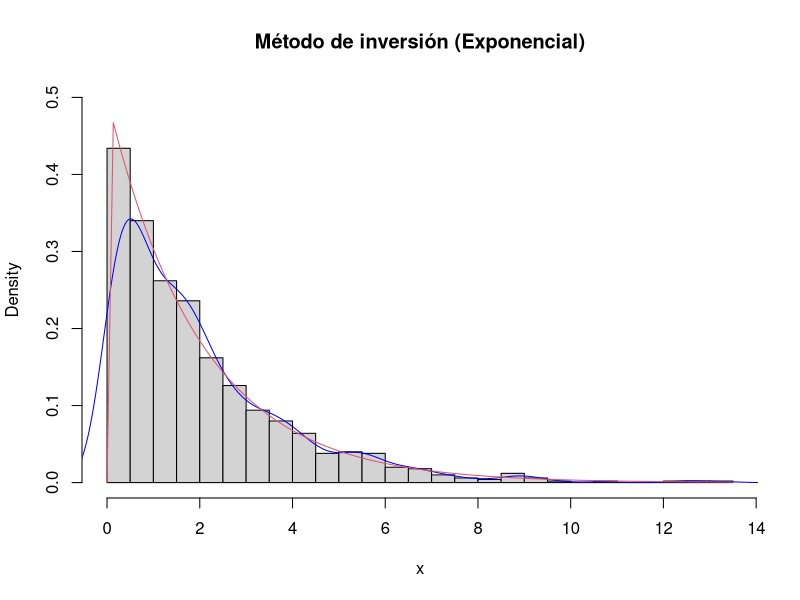
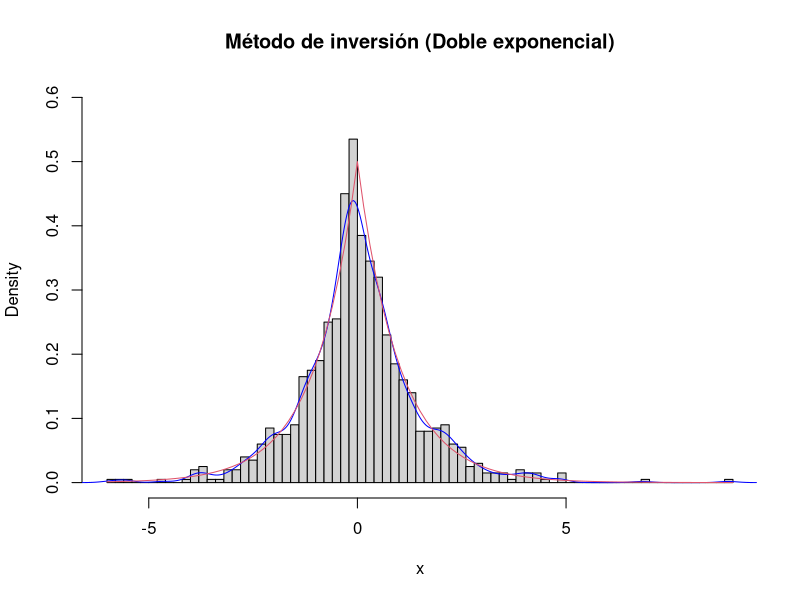
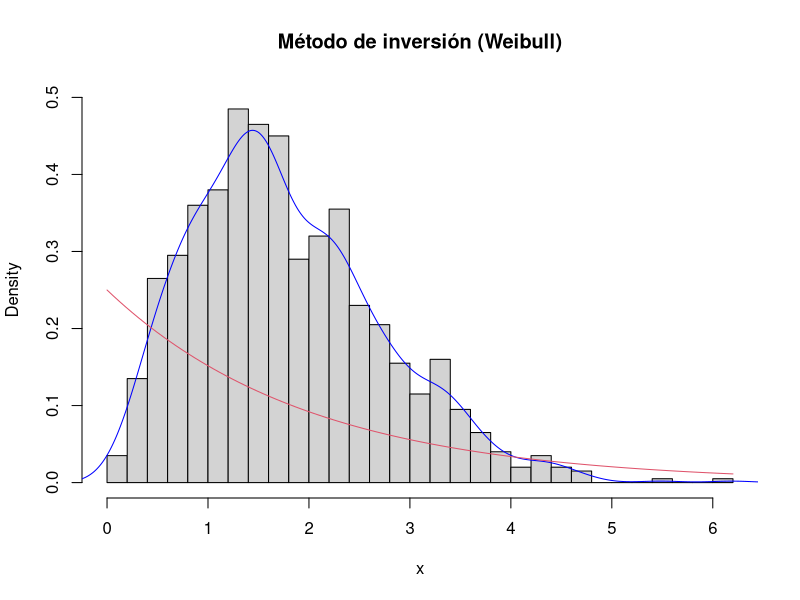
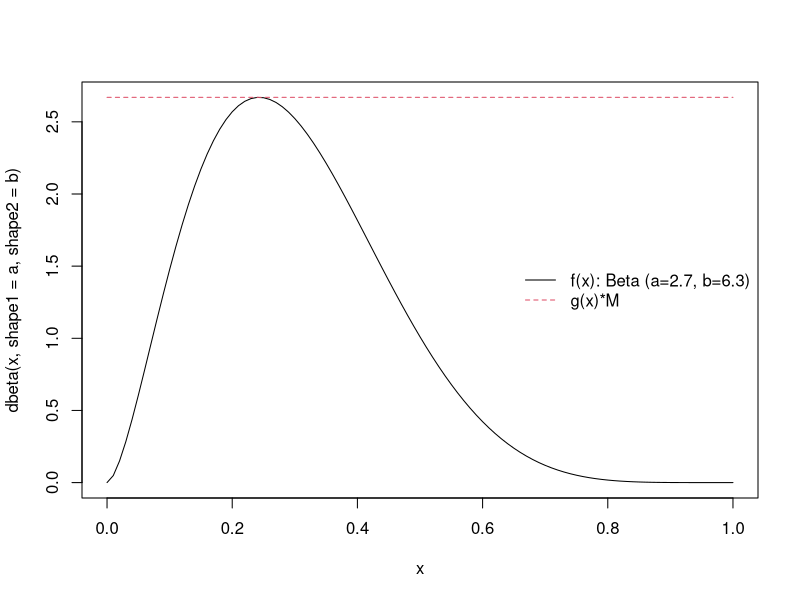
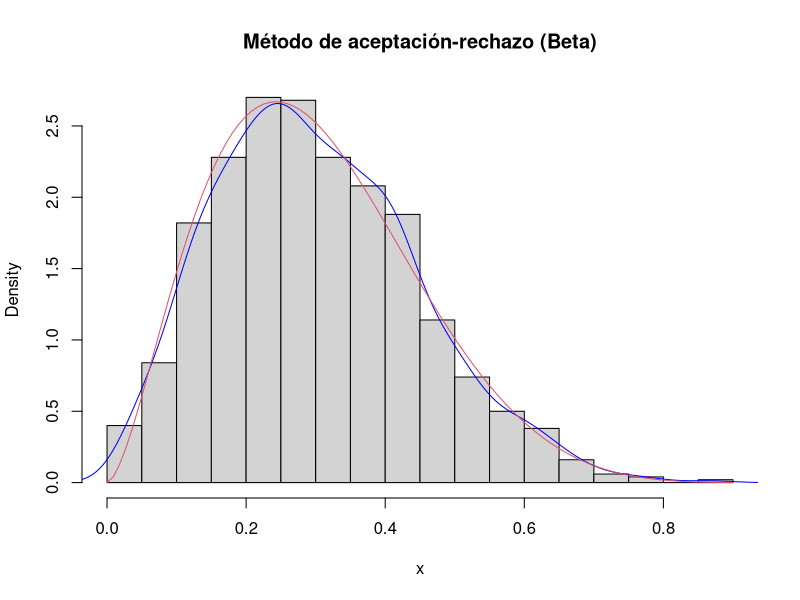
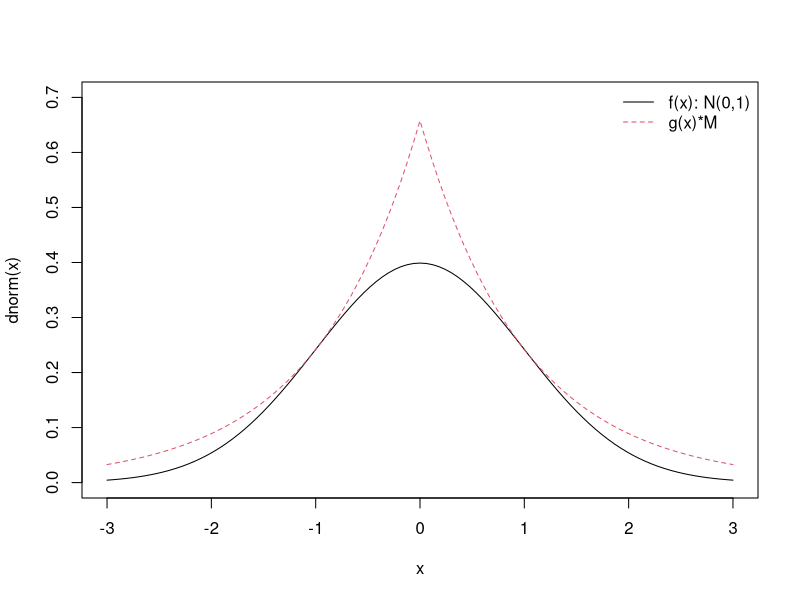
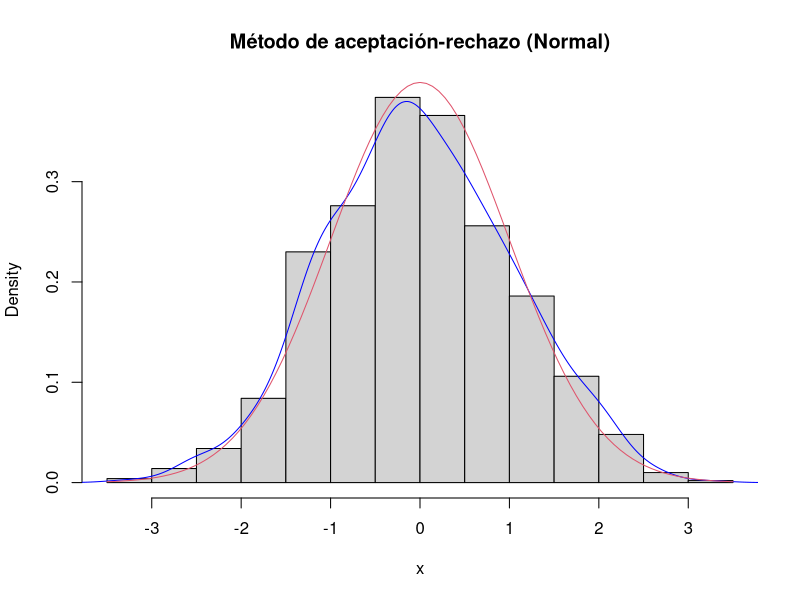
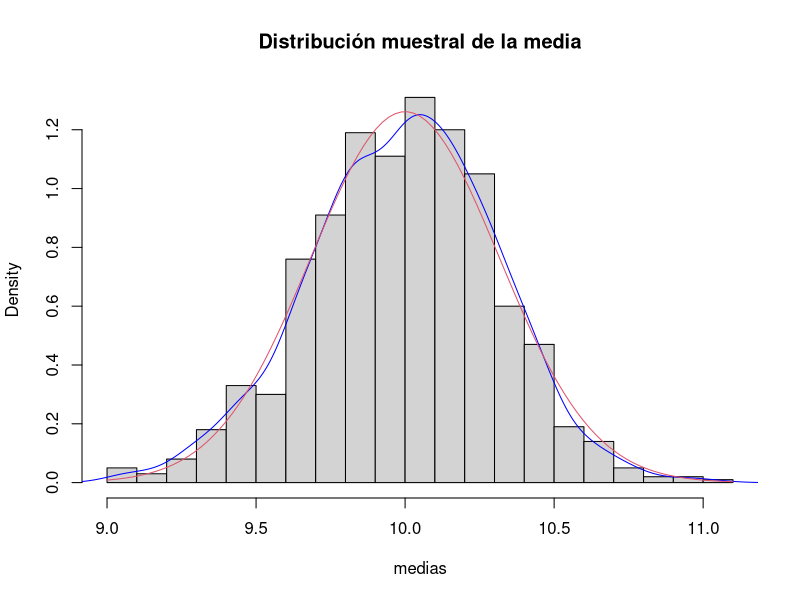

Reproduce these figures in R, in order.
# Simulación de Variables Aleatorias

# 5.5.1 Método de inversión
#

# --------------------------------------------------------------------------------
# Eg

# F(x) = 1-exp(-\lambda x), x>= 0
# u = F^-1 (x) ==> x = F^-1(u) = - frac{log(1-5)}{\lambda}

n <- 1000
set.seed(1)
u <- runif(n)
lambda <- 0.5
x <- -log(u) / lambda
x[1:10]

# Comprobamos que es una exponencial con lambda 0.5
hist(x,
    freq = FALSE, breaks = "FD", main = "Método de inversión (Exponencial)",
    ylim = c(0, 0.5)
)
lines(density(x), col = "blue")
curve(dexp(x, rate = lambda), add = TRUE, col = 2)

# Comprobamos con Kolmogorov - Smirnov:
ks.test(x, pexp, rate = lambda)

# --------------------------------------------------------------------------------
# Eg
# Generamos desde una doble exp/de Cauchy
# f(x) = \l/2exp(-\|x|) ==>
# F(x) = \{
# x<0 -> exp(\l/x)/2
# x>0 -> 1-exp(\l/x)/2
# }
ddexp <- function(x, lambda) lambda * exp(-lambda * abs(x)) / 2
rddexp <- function(n, lambda) {
    u <- runif(n)
    x <- ifelse(u < 0.5,
        log(2 * u) / lambda,
        -log(2 * (1 - u)) / lambda # este ifelse es la F^-1(u)
    )
    return(x)
}

n <- 1000
set.seed(1)
lambda <- 1
x <- rddexp(n, lambda)
x[1:10]

hist(x,
    freq = FALSE, breaks = "FD", ylim = c(0, 0.6),
    main = "Método de inversión (Doble exponencial)"
)
lines(density(x), col = "blue")
curve(ddexp(x, lambda), add = TRUE, col = 2)

# la función de distribución de la doble exponencial
pddexp <- function(x, lambda) {
    x <- ifelse(x < 0,
        exp(lambda * x) / 2,
        1 - exp(-lambda * x) / 2
    )
    return(x)
}
# pasamos la función como argumento a ks.test()
ks.test(x, pddexp, lambda = lambda)

# --------------------------------------------------------------------------------
# EG Weibull
# F(x) = 1-exp(l(\l/x)^\alpha)

f <- function(x, lambda, alpha) {
    alpha * lambda^alpha * x^(alpha - 1) * exp(-(lambda * x)^alpha)
}

rweib <- function(n, lambda, alpha) {
    u <- runif(n)
    x <- (-log(1 - u))^(1 / alpha) / lambda
    return(x)
}

n <- 1000
set.seed(1)
lambda <- 0.5
alpha <- 2
x <- rweib(n, lambda, alpha)
x[1:10]

hist(x,
    freq = FALSE, breaks = "FD", ylim = c(0, 0.5),
    main = "Método de inversión (Weibull)"
)
lines(density(x), col = "blue")
curve(ddexp(x, lambda), add = TRUE, col = 2)

ks.test(x, pweibull, shape = alpha, scale = 1 / lambda)

# Problema: y si la inversa es difícil de calcular? Numéricamente? Alternativa:

# Método de aceptación-rechazo

# 2 pasos:
#   Generamos un valor candidato para la variable aleatoria.
#   Aceptamos el valor generado sólo si verica una condición particular.
# Alg:
#   Generas U
#   Generas candidato Y desde g(y)
#   Comprobación:
#       U < 1/M * f(Y)/g(Y) ==> X = Y se acepta como valor simulado de f
#       Si no, se rechaza el valor

# EG Beta desde Uniforme
a <- 2.7
b <- 6.3
# auxiliar? la uniforme basta. g(y) = unif
# Necesitamos calcular la M

res <- optimize(
    f = function(x) dbeta(x, shape1 = a, shape2 = b),
    maximum = TRUE, interval = c(0, 1)
)
res
M <- res$objective

a <- 2.7
b <- 6.3
curve(dbeta(x, shape1 = a, shape2 = b), 0, 1)
curve(M * dunif(x), 0, 1, add = TRUE, col = 2, lty = 2)
legend("right",
    legend = c(
        "f(x): Beta (a=2.7, b=6.3)",
        "g(x)*M"
    ),
    col = c(1, 2), lty = c(1, 2), bty = "n"
)

n <- 1000
x <- double(n)
f <- function(x) dbeta(x, shape1 = a, shape2 = b)
g <- function(x) 1
# Generación de los n valores a través del algoritmo
set.seed(1)
contador <- 0
for (i in 1:n) {
    repeat {
        u <- runif(1)
        y <- runif(1)
        contador <- contador + 1
        if (u <= f(y) / (M * g(y))) {
            break
        }
    }
    x[i] <- y
}

# Número de simulaciones total que han sido necesarias
contador
# Veremos después que el número esperado
n * M

# Comprobamos que la secuencia generada procede de la distribución deseada
hist(x, freq = FALSE, breaks = "FD", main = "Método de aceptación-rechazo (Beta)")
lines(density(x), col = "blue")
curve(dbeta(x, shape1 = a, shape2 = b), add = TRUE, col = 2)
ks.test(x, pbeta, shape1 = a, shape2 = b)

# Nota: eficiencia del algoritmo, elección de g
# Cuanto más cerca esté M de 1, más eficiente será (M=1 ==> f = g, no tiene sentido)
# En alguna familia paramétrica,
# M_opt = min theta max x f(x)/g_theta(x)

# EG Tomamos una doble exponencial como aux:

# Densidad de la doble exponencial:
ddexp <- function(x, lambda) lambda * exp(-lambda * abs(x)) / 2
# Construimos una función que dado lambda nos da el M óptimo
M.lambda <- function(lambda) {
    optimize(
        f = function(x) dnorm(x) / ddexp(x, lambda), maximum = TRUE,
        interval = c(0, 2)
    )$objective
}
# Minimizamos la función anterior en lambda para obtener el óptimo
# y el correspondiente M
res <- optimize(M.lambda, interval = c(0.5, 2))
res

lambda.opt <- res$minimum
M <- res$objective

curve(dnorm(x), -3, 3, ylim = c(0, 0.7))
curve(M * ddexp(x, lambda.opt), add = TRUE, col = 2, lty = 2)
legend("topright",
    legend = c("f(x): N(0,1)", "g(x)*M"),
    col = c(1, 2), lty = c(1, 2), bty = "n"
)

# Función para simular de la doble exponencial (método de inversión)
rddexp <- function(n, lambda) {
    u <- runif(n)
    x <- ifelse(u < 0.5, log(2 * u) / lambda, -log(2 * (1 - u)) / lambda)
    return(x)
}
# Método de aceptación-rechazo para simular la normal
n <- 1000
x <- double(n)
f <- function(x) dnorm(x)
g <- function(x) ddexp(x, lambda = lambda.opt)
# Generación de los n valores a través del algoritmo
set.seed(1)
contador <- 0
for (i in 1:n) {
    u <- runif(1)
    y <- rddexp(1, lambda.opt)
    contador <- contador + 1
    while (u > f(y) / (M * g(y))) {
        u <- runif(1)
        y <- rddexp(1, lambda.opt)
        contador <- contador + 1
    }
    x[i] <- y
}
# Número de simulaciones total que han sido necesarias
contador
# El número esperado es
n * M
# Comprobamos que la secuencia generada procede de la distribución deseada
hist(x, freq = FALSE, breaks = "FD", main = "Método de aceptación-rechazo (Normal)")
lines(density(x), col = "blue")
curve(dnorm(x), add = TRUE, col = 2)
# Confirmamos con el test de Kolmogorov-Smirnov
ks.test(x, pnorm)

1 / M # tasa de aceptación

# --------------------------------------------------------------------------------
# modif a A-R

# --------------------------------------------------------------------------------
# Otros métodos

# Composición
#  Si la densidad objetivo es una mixtura discreta de densidades
#  eso es, es la suma (discreta ie no integral) de funciones de densidad
# -> escoges j.
# -> generas X desde f_j

# Box Muller
# Para generar normales independientes
# E <- Exp(1); U <- Unif
# ==> X1 = sqrt(2E) cos(2piU) es normal
# ==> X2 = sqrt(2E) sin(2piU) es normal
# y son indep

# Aplicaciones
# aproximar la distribución de estimadores

# EG 1
mu <- 10
sigma <- 1
n <- 10 # tamaño de la muestra
nsim <- 1000 # número de simulaciones
# simulamos nsim=1000 muestras de tamaño n=10
# y las almacenamos por filas en una matriz (nsim*n)
set.seed(1)
muestras <- matrix(rnorm(nsim * n, mean = mu, sd = sigma), ncol = n, nrow = nsim)
# A partir de cada muestra calculamos la media muestral
medias <- rowMeans(muestras)
# medias contiene los nsim=1000 valores simulados de la media muestral
# un histograma de estos valores nos da una aproximación de la distribución muestral
hist(medias, breaks = 20, freq = FALSE, main = "Distribución muestral de la media")
# superponemos la densidad suavizada
lines(density(medias), col = "blue")
# ahora la distribución exacta (N(mu, sigma/sqrt(n)))
curve(dnorm(x, mean = mu, sd = sigma / sqrt(n)), col = 2, add = TRUE)



# Ej Comprobar TCL
# 1.
# 2.
# 3.


# Eg 2 mediana

mu <- 10
sigma <- 1
n <- 10 # tamaño de la muestra
nsim <- 1000 # número de simulaciones
# simulamos nsim=1000 muestras de tamaño n=10
# y las almacenamos por filas en una matriz (nsim*n)
set.seed(1)
muestras <- matrix(rnorm(nsim * n, mean = mu, sd = sigma), ncol = n, nrow = nsim)
# A partir de cada muestra calculamos la medianal
medianas <- apply(muestras, 1, median)
# medianas contiene los nsim=1000 valores simulados de la media muestral
# un histograma de estos valores nos da una aproximación de la distribución muestral
hist(medianas, breaks = 20, xlim = c(9, 11), freq = FALSE, main = "Distribución muestral de la mediana")
# superponemos la densidad suavizada
lines(density(medianas), col = "blue")


# Comparación de estimadores

n <- 100
set.seed(1)
j <- rbinom(n, 1, 0.05) # 1's y 0's indicando si es f2 o f1, respectivamente
x <- rnorm(n, 3 * j, 1 + 2 * j) # esto genera n valores de f1 o f2 dependiendo de j
# representamos un histograma de la muestra generada
hist(x, breaks = "FD", freq = FALSE, main = "Muestra contaminada")
# superponemos la densidad desde la que se generó
curve(0.95 * dnorm(x, 0, 1) + 0.05 * dnorm(x, 3, 3), add = TRUE, col = 2)

mean(x)
median(x)

n <- 100
set.seed(1)
j <- rbinom(n * nsim, 1, 0.05)
muestras <- matrix(rnorm(n * nsim, 3 * j, 1 + 2 * j), nrow = nsim, ncol = n)
# cada fila de la matriz 'muestras' es una muestra de tamaño n
# calculamos los estimadores
medias <- apply(muestras, 1, mean)
medianas <- apply(muestras, 1, median)
# comparamos la distribución muestral usando un boxplot
boxplot(medias, medianas, names = c("Media", "Mediana"))
# una línea horizontal indicando el valor a estimar (mu=0)
abline(h = 0, col = 2)

# errores cuadráticos medios
ecm.media <- mean((medias - 0)^2)
ecm.media
ecm.mediana <- mean((medianas - 0)^2)
ecm.mediana
# boxplot de las desviaciones al cuadrado
boxplot(medias^2, medianas^2,
    ylab = "Errores cuadráticos",
    names = c("Media", "Mediana")
)